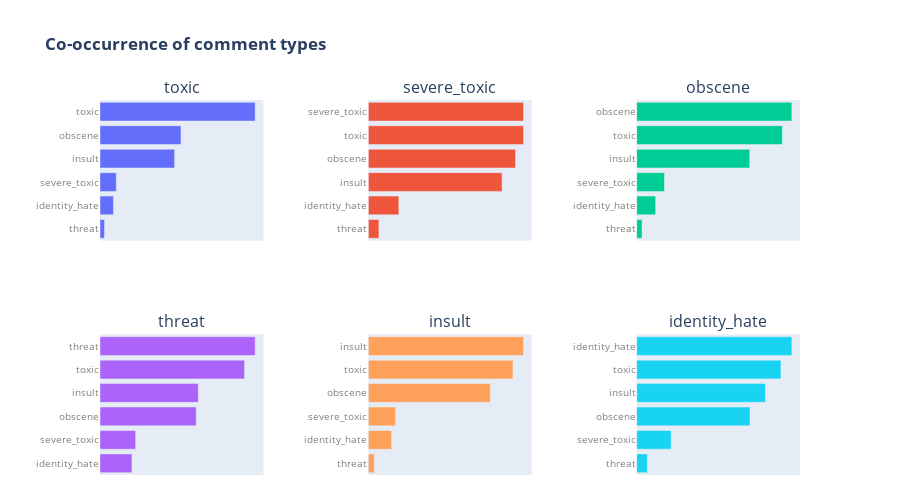
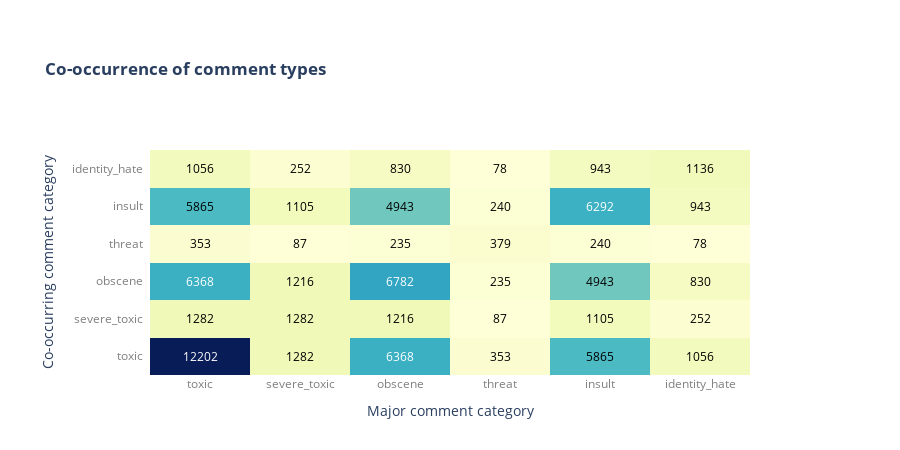

Notebook cell for these charts, in order:
### Code cell
fig_coords = [(1, 1), (1, 2), (1, 3), (2, 1), (2, 2), (2, 3)]
axes_names = [("x1", "y1"), ("x2", "y2"), ("x3", "y3"), ("x4", "y4"), ("x5", "y5"), ("x6", "y6")]
axes_lo_names = [("xaxis1", "yaxis1"), ("xaxis2", "yaxis2"), ("xaxis3", "yaxis3"), ("xaxis4", "yaxis4"), ("xaxis5", "yaxis5"), ("xaxis6", "yaxis6")]
fig = tools.make_subplots(
    rows=2, 
    cols=3, 
    horizontal_spacing=0.15, 
    vertical_spacing=0.25,
    subplot_titles=(comment_types[0], comment_types[1], comment_types[2], comment_types[3], comment_types[4], comment_types[5])
)
for i, c_type, fig_coord, ax in zip(range(len(comment_types)),comment_types, fig_coords, axes_names):
    inner_count = pd.Series(cmnt_count_matrix[i, :], index=comment_types)
    inner_count = inner_count.sort_values()
    trace = go.Bar(x=inner_count, y=list(inner_count.index), orientation = 'h')
    fig.append_trace(trace, fig_coord[0], fig_coord[1])

fig["layout"].update(
    showlegend=False,
    title="<b>Co-occurrence of comment types</b>",
    xaxis1=bchart_xaxis_temp2,
    yaxis1=bchart_yaxis_temp2,
    xaxis2=bchart_xaxis_temp2,
    yaxis2=bchart_yaxis_temp2,
    xaxis3=bchart_xaxis_temp2,
    yaxis3=bchart_yaxis_temp2,    
    xaxis4=bchart_xaxis_temp2,
    yaxis4=bchart_yaxis_temp2,
    xaxis5=bchart_xaxis_temp2,
    yaxis5=bchart_yaxis_temp2,
    xaxis6=bchart_xaxis_temp2,
    yaxis6=bchart_yaxis_temp2,

    margin=go.Margin(
        l=100,
        r=100,
        t=100,
        b=25,
    ),
    autosize=False,
    width=900,
    height=500,
)
iplot(fig)

# As a heatmap
fig = ff.create_annotated_heatmap(
    z=cmnt_count_matrix, 
    x=comment_types, 
    y=comment_types, 
    colorscale='YlGnBu', 
    zmin=1, 
    zmax=cmnt_count_matrix.max()
)
fig["layout"]["xaxis"].update(side="bottom")
fig["layout"].update(
    title="<b>Co-occurrence of comment types</b>",    
    xaxis=dict(
        title="Major comment category",
        tickfont=dict(
            color="grey"
        )        
    ),   
    yaxis=dict(
        title="Co-occurring comment category",
        tickfont=dict(
            color="grey"
        )        
    ),   
    
    margin=go.Margin(
        l=150,
        r=150,
        t=150,
        b=75
    ),
    autosize=False,
    width=900,
    height=450,
)
iplot(fig)

### Figure 1 — Plotly figure (JSON) as saved in the notebook; plotly's stock layout.template omitted (floating-point values rounded to 4 significant figures)
{"data": [{"orientation": "h", "type": "bar", "x": [353, 1056, 1282, 5865, 6368, 12202], "xaxis": "x", "y": ["threat", "identity_hate", "severe_toxic", "insult", "obscene", "toxic"], "yaxis": "y"}, {"orientation": "h", "type": "bar", "x": [87, 252, 1105, 1216, 1282, 1282], "xaxis": "x2", "y": ["threat", "identity_hate", "insult", "obscene", "toxic", "severe_toxic"], "yaxis": "y2"}, {"orientation": "h", "type": "bar", "x": [235, 830, 1216, 4943, 6368, 6782], "xaxis": "x3", "y": ["threat", "identity_hate", "severe_toxic", "insult", "toxic", "obscene"], "yaxis": "y3"}, {"orientation": "h", "type": "bar", "x": [78, 87, 235, 240, 353, 379], "xaxis": "x4", "y": ["identity_hate", "severe_toxic", "obscene", "insult", "toxic", "threat"], "yaxis": "y4"}, {"orientation": "h", "type": "bar", "x": [240, 943, 1105, 4943, 5865, 6292], "xaxis": "x5", "y": ["threat", "identity_hate", "severe_toxic", "obscene", "toxic", "insult"], "yaxis": "y5"}, {"orientation": "h", "type": "bar", "x": [78, 252, 830, 943, 1056, 1136], "xaxis": "x6", "y": ["threat", "severe_toxic", "obscene", "insult", "toxic", "identity_hate"], "yaxis": "y6"}], "layout": {"annotations": [{"font": {"size": 16}, "showarrow": false, "text": "toxic", "x": 0.1167, "xanchor": "center", "xref": "paper", "y": 1, "yanchor": "bottom", "yref": "paper"}, {"font": {"size": 16}, "showarrow": false, "text": "severe_toxic", "x": 0.5, "xanchor": "center", "xref": "paper", "y": 1, "yanchor": "bottom", "yref": "paper"}, {"font": {"size": 16}, "showarrow": false, "text": "obscene", "x": 0.8833, "xanchor": "center", "xref": "paper", "y": 1, "yanchor": "bottom", "yref": "paper"}, {"font": {"size": 16}, "showarrow": false, "text": "threat", "x": 0.1167, "xanchor": "center", "xref": "paper", "y": 0.375, "yanchor": "bottom", "yref": "paper"}, {"font": {"size": 16}, "showarrow": false, "text": "insult", "x": 0.5, "xanchor": "center", "xref": "paper", "y": 0.375, "yanchor": "bottom", "yref": "paper"}, {"font": {"size": 16}, "showarrow": false, "text": "identity_hate", "x": 0.8833, "xanchor": "center", "xref": "paper", "y": 0.375, "yanchor": "bottom", "yref": "paper"}], "autosize": false, "height": 500, "margin": {"b": 25, "l": 100, "r": 100, "t": 100}, "showlegend": false, "title": {"text": "<b>Co-occurrence of comment types</b>"}, "width": 900, "xaxis": {"anchor": "y", "domain": [0, 0.2333], "showgrid": false, "showline": false, "showticklabels": false, "tickfont": {"color": "grey", "size": 10}, "zeroline": false}, "xaxis2": {"anchor": "y2", "domain": [0.3833, 0.6167], "showgrid": false, "showline": false, "showticklabels": false, "tickfont": {"color": "grey", "size": 10}, "zeroline": false}, "xaxis3": {"anchor": "y3", "domain": [0.7667, 1.0], "showgrid": false, "showline": false, "showticklabels": false, "tickfont": {"color": "grey", "size": 10}, "zeroline": false}, "xaxis4": {"anchor": "y4", "domain": [0, 0.2333], "showgrid": false, "showline": false, "showticklabels": false, "tickfont": {"color": "grey", "size": 10}, "zeroline": false}, "xaxis5": {"anchor": "y5", "domain": [0.3833, 0.6167], "showgrid": false, "showline": false, "showticklabels": false, "tickfont": {"color": "grey", "size": 10}, "zeroline": false}, "xaxis6": {"anchor": "y6", "domain": [0.7667, 1.0], "showgrid": false, "showline": false, "showticklabels": false, "tickfont": {"color": "grey", "size": 10}, "zeroline": false}, "yaxis": {"anchor": "x", "domain": [0.625, 1], "tickfont": {"color": "grey", "size": 10}}, "yaxis2": {"anchor": "x2", "domain": [0.625, 1], "tickfont": {"color": "grey", "size": 10}}, "yaxis3": {"anchor": "x3", "domain": [0.625, 1], "tickfont": {"color": "grey", "size": 10}}, "yaxis4": {"anchor": "x4", "domain": [0, 0.375], "tickfont": {"color": "grey", "size": 10}}, "yaxis5": {"anchor": "x5", "domain": [0, 0.375], "tickfont": {"color": "grey", "size": 10}}, "yaxis6": {"anchor": "x6", "domain": [0, 0.375], "tickfont": {"color": "grey", "size": 10}}}}

### Figure 2 — Plotly figure (JSON) as saved in the notebook; plotly's stock layout.template omitted (floating-point values rounded to 4 significant figures)
{"data": [{"colorscale": [[0, "rgb(255,255,217)"], [0.125, "rgb(237,248,177)"], [0.25, "rgb(199,233,180)"], [0.375, "rgb(127,205,187)"], [0.5, "rgb(65,182,196)"], [0.625, "rgb(29,145,192)"], [0.75, "rgb(34,94,168)"], [0.875, "rgb(37,52,148)"], [1, "rgb(8,29,88)"]], "reversescale": false, "showscale": false, "type": "heatmap", "x": ["toxic", "severe_toxic", "obscene", "threat", "insult", "identity_hate"], "y": ["toxic", "severe_toxic", "obscene", "threat", "insult", "identity_hate"], "z": [[12202, 1282, 6368, 353, 5865, 1056], [1282, 1282, 1216, 87, 1105, 252], [6368, 1216, 6782, 235, 4943, 830], [353, 87, 235, 379, 240, 78], [5865, 1105, 4943, 240, 6292, 943], [1056, 252, 830, 78, 943, 1136]], "zmax": 12202, "zmin": 1}], "layout": {"annotations": [{"font": {"color": "#FFFFFF"}, "showarrow": false, "text": "12202", "x": "toxic", "xref": "x", "y": "toxic", "yref": "y"}, {"font": {"color": "#000000"}, "showarrow": false, "text": "1282", "x": "severe_toxic", "xref": "x", "y": "toxic", "yref": "y"}, {"font": {"color": "#FFFFFF"}, "showarrow": false, "text": "6368", "x": "obscene", "xref": "x", "y": "toxic", "yref": "y"}, {"font": {"color": "#000000"}, "showarrow": false, "text": "353", "x": "threat", "xref": "x", "y": "toxic", "yref": "y"}, {"font": {"color": "#000000"}, "showarrow": false, "text": "5865", "x": "insult", "xref": "x", "y": "toxic", "yref": "y"}, {"font": {"color": "#000000"}, "showarrow": false, "text": "1056", "x": "identity_hate", "xref": "x", "y": "toxic", "yref": "y"}, {"font": {"color": "#000000"}, "showarrow": false, "text": "1282", "x": "toxic", "xref": "x", "y": "severe_toxic", "yref": "y"}, {"font": {"color": "#000000"}, "showarrow": false, "text": "1282", "x": "severe_toxic", "xref": "x", "y": "severe_toxic", "yref": "y"}, {"font": {"color": "#000000"}, "showarrow": false, "text": "1216", "x": "obscene", "xref": "x", "y": "severe_toxic", "yref": "y"}, {"font": {"color": "#000000"}, "showarrow": false, "text": "87", "x": "threat", "xref": "x", "y": "severe_toxic", "yref": "y"}, {"font": {"color": "#000000"}, "showarrow": false, "text": "1105", "x": "insult", "xref": "x", "y": "severe_toxic", "yref": "y"}, {"font": {"color": "#000000"}, "showarrow": false, "text": "252", "x": "identity_hate", "xref": "x", "y": "severe_toxic", "yref": "y"}, {"font": {"color": "#FFFFFF"}, "showarrow": false, "text": "6368", "x": "toxic", "xref": "x", "y": "obscene", "yref": "y"}, {"font": {"color": "#000000"}, "showarrow": false, "text": "1216", "x": "severe_toxic", "xref": "x", "y": "obscene", "yref": "y"}, {"font": {"color": "#FFFFFF"}, "showarrow": false, "text": "6782", "x": "obscene", "xref": "x", "y": "obscene", "yref": "y"}, {"font": {"color": "#000000"}, "showarrow": false, "text": "235", "x": "threat", "xref": "x", "y": "obscene", "yref": "y"}, {"font": {"color": "#000000"}, "showarrow": false, "text": "4943", "x": "insult", "xref": "x", "y": "obscene", "yref": "y"}, {"font": {"color": "#000000"}, "showarrow": false, "text": "830", "x": "identity_hate", "xref": "x", "y": "obscene", "yref": "y"}, {"font": {"color": "#000000"}, "showarrow": false, "text": "353", "x": "toxic", "xref": "x", "y": "threat", "yref": "y"}, {"font": {"color": "#000000"}, "showarrow": false, "text": "87", "x": "severe_toxic", "xref": "x", "y": "threat", "yref": "y"}, {"font": {"color": "#000000"}, "showarrow": false, "text": "235", "x": "obscene", "xref": "x", "y": "threat", "yref": "y"}, {"font": {"color": "#000000"}, "showarrow": false, "text": "379", "x": "threat", "xref": "x", "y": "threat", "yref": "y"}, {"font": {"color": "#000000"}, "showarrow": false, "text": "240", "x": "insult", "xref": "x", "y": "threat", "yref": "y"}, {"font": {"color": "#000000"}, "showarrow": false, "text": "78", "x": "identity_hate", "xref": "x", "y": "threat", "yref": "y"}, {"font": {"color": "#000000"}, "showarrow": false, "text": "5865", "x": "toxic", "xref": "x", "y": "insult", "yref": "y"}, {"font": {"color": "#000000"}, "showarrow": false, "text": "1105", "x": "severe_toxic", "xref": "x", "y": "insult", "yref": "y"}, {"font": {"color": "#000000"}, "showarrow": false, "text": "4943", "x": "obscene", "xref": "x", "y": "insult", "yref": "y"}, {"font": {"color": "#000000"}, "showarrow": false, "text": "240", "x": "threat", "xref": "x", "y": "insult", "yref": "y"}, {"font": {"color": "#FFFFFF"}, "showarrow": false, "text": "6292", "x": "insult", "xref": "x", "y": "insult", "yref": "y"}, {"font": {"color": "#000000"}, "showarrow": false, "text": "943", "x": "identity_hate", "xref": "x", "y": "insult", "yref": "y"}, {"font": {"color": "#000000"}, "showarrow": false, "text": "1056", "x": "toxic", "xref": "x", "y": "identity_hate", "yref": "y"}, {"font": {"color": "#000000"}, "showarrow": false, "text": "252", "x": "severe_toxic", "xref": "x", "y": "identity_hate", "yref": "y"}, {"font": {"color": "#000000"}, "showarrow": false, "text": "830", "x": "obscene", "xref": "x", "y": "identity_hate", "yref": "y"}, {"font": {"color": "#000000"}, "showarrow": false, "text": "78", "x": "threat", "xref": "x", "y": "identity_hate", "yref": "y"}, {"font": {"color": "#000000"}, "showarrow": false, "text": "943", "x": "insult", "xref": "x", "y": "identity_hate", "yref": "y"}, {"font": {"color": "#000000"}, "showarrow": false, "text": "1136", "x": "identity_hate", "xref": "x", "y": "identity_hate", "yref": "y"}], "autosize": false, "height": 450, "margin": {"b": 75, "l": 150, "r": 150, "t": 150}, "title": {"text": "<b>Co-occurrence of comment types</b>"}, "width": 900, "xaxis": {"dtick": 1, "gridcolor": "rgb(0, 0, 0)", "side": "bottom", "tickfont": {"color": "grey"}, "ticks": "", "title": {"text": "Major comment category"}}, "yaxis": {"dtick": 1, "tickfont": {"color": "grey"}, "ticks": "", "ticksuffix": "  ", "title": {"text": "Co-occurring comment category"}}}}
